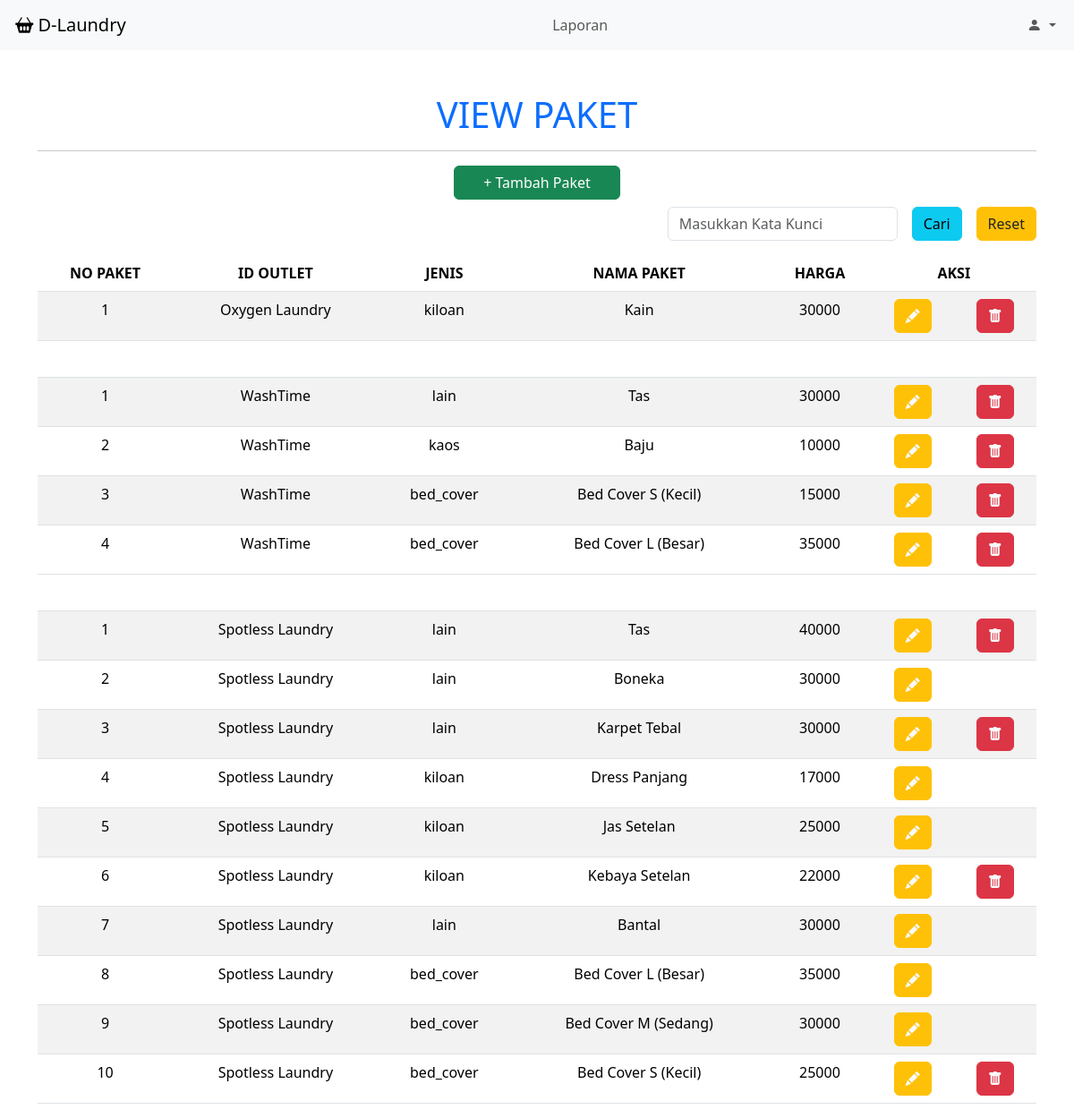
The page /dashboard.php?page=paket on the database its author committed.
### tables this page shows
CREATE TABLE `tb_paket` (
  `id_paket` int(11) NOT NULL,
  `id_outlet` int(11) NOT NULL,
  `jenis` enum('kiloan','selimut','bed_cover','kaos','lain') NOT NULL,
  `nama_paket` varchar(100) NOT NULL,
  `harga` int(11) NOT NULL
);

CREATE TABLE `tb_outlet` (
  `id_outlet` int(11) NOT NULL,
  `nama` varchar(100) NOT NULL,
  `alamat` text NOT NULL,
  `tlp` varchar(15) NOT NULL
);

### view/view_paket.php (the view, shortened to what this page needs)
<div class="container mt-5">
    <h1 class="text-center"><a href="" class="text-decoration-none">VIEW PAKET</a>
    </h1>
    <hr>
    <a href="dashboard.php?page=tambah_paket" class="btn btn-success d-grid gap-2 col-2 mx-auto mb-2"> + Tambah
        Paket</a>
    <form method="POST">
        <div class="row g-3 align-items-center justify-content-end mb-3">
            <div class="col-auto"><input type="text" name="tcari"
                    value="<?php echo isset($_POST['tcari']) ? $_POST['tcari'] : ''; ?>" class="form-control"
                    placeholder="Masukkan Kata Kunci"></div>
            <div class="col-auto"><button type="submit" class="btn btn-info" name="bcari">Cari</button></div>
            <div class="col-auto">
                <button type="submit" class="btn btn-warning" name="breset"><a href=""
                        class="text-decoration-none text-dark">Reset</a></button>
            </div>
        </div>
        <div class="table-responsive">
            <table class="table table-striped table-hover">
                <thead>
                    <tr>
                        <th class="text-center">NO PAKET</th>
                        <th class="text-center">ID OUTLET</th>
                        <th class="text-center">JENIS</th>
                        <th class="text-center">NAMA PAKET</th>
                        <th class="text-center">HARGA</th>
                        <th colspan="2" class="text-center">AKSI</th>
                    </tr>
                </thead>
                <tbody>
                    <?php
if (isset($_POST['bcari'])) {
    $keyword = $_POST['tcari'];
    $query = "SELECT tb_paket.id_paket, tb_outlet.id_outlet AS id_tb_outlet, nama, jenis, nama_paket, harga
              FROM tb_paket
              INNER JOIN tb_outlet ON tb_paket.id_outlet=tb_outlet.id_outlet
              WHERE tb_paket.id_paket LIKE '%$keyword%' OR tb_outlet.id_outlet LIKE '%$keyword%' OR jenis LIKE '%$keyword%' OR nama_paket LIKE '%$keyword%' OR harga LIKE '%$keyword%'
              ORDER BY tb_outlet.id_outlet DESC";
} else {
    $query = "SELECT tb_paket.id_paket, tb_outlet.id_outlet AS id_tb_outlet, nama, jenis, nama_paket, harga
              FROM tb_paket
              INNER JOIN tb_outlet ON tb_paket.id_outlet=tb_outlet.id_outlet
              ORDER BY tb_outlet.id_outlet DESC";
}
$data = mysqli_query($koneksi, $query);
$last_outlet_id = null;
$no = 1;
while ($baris = mysqli_fetch_assoc($data)) {
    if ($last_outlet_id !== null && $last_outlet_id != $baris['id_tb_outlet']) {
        $no = 1;
?>
                    <thead>
                        <td colspan='7'>&nbsp;</td>
                    </thead>
                    <?php
    }
?>
                    <tr>
                        <td class="text-center">
                            <?= $no++ ?>
                        </td>
                        <td class="text-center">
                            <?= $baris['nama'] ?>
                        </td>
                        <td class="text-center">
                            <?= $baris['jenis'] ?>
                        </td>
                        <td class="text-center">
                            <?= $baris['nama_paket'] ?>
                        </td>
                        <td class="text-center">
                            <?= $baris['harga'] ?>
                        </td>
                        <td class="text-center">
                            <a href="dashboard.php?page=edit_paket&id=<?= $baris['id_paket'] ?>"
                                class="btn btn-warning"><i class="bi bi-pencil-fill text-light"></i></a>
                        </td>
                        <?php
        $id = $baris['id_paket'];
        $hide_delete = mysqli_fetch_row(mysqli_query($koneksi, "SELECT COUNT(*) as total FROM tb_paket INNER JOIN tb_detail_transaksi ON tb_paket.id_paket=tb_detail_transaksi.id_paket WHERE tb_paket.id_paket='$id'"));
        if ($hide_delete[0]=='0') {
        ?>
                        <td class="text-center">
                            <a href="delete/delete_paket.php?id=<?= $baris['id_paket'] ?>" class="btn btn-danger"
                                onclick="return confirm('Apakah Ingin Menghapus Data?')"><i
                                    class="bi bi-trash-fill text-light"></i></a>
                        </td>
                        <?php
        } else {
            echo "<td></td>";
        }
        ?>
                    </tr>
                    <?php
    $last_outlet_id = $baris['id_tb_outlet'];
}
?>
                </tbody>
            </table>
    </form>
</div>

### rows shown on the page
tb_paket: id_outlet.nama "Oxygen Laundry", jenis "kiloan", nama_paket "Kain", harga "30000"
tb_paket: id_outlet.nama "WashTime", jenis "lain", nama_paket "Tas", harga "30000"
tb_paket: id_outlet.nama "WashTime", jenis "kaos", nama_paket "Baju", harga "10000"
tb_paket: id_outlet.nama "WashTime", jenis "bed_cover", nama_paket "Bed Cover S (Kecil)", harga "15000"
tb_paket: id_outlet.nama "WashTime", jenis "bed_cover", nama_paket "Bed Cover L (Besar)", harga "35000"
tb_paket: id_outlet.nama "Spotless Laundry", jenis "lain", nama_paket "Tas", harga "40000"
tb_paket: id_outlet.nama "Spotless Laundry", jenis "lain", nama_paket "Boneka", harga "30000"
tb_paket: id_outlet.nama "Spotless Laundry", jenis "lain", nama_paket "Karpet Tebal", harga "30000"
tb_paket: id_outlet.nama "Spotless Laundry", jenis "kiloan", nama_paket "Dress Panjang", harga "17000"
tb_paket: id_outlet.nama "Spotless Laundry", jenis "kiloan", nama_paket "Jas Setelan", harga "25000"
tb_paket: id_outlet.nama "Spotless Laundry", jenis "kiloan", nama_paket "Kebaya Setelan", harga "22000"
tb_paket: id_outlet.nama "Spotless Laundry", jenis "lain", nama_paket "Bantal", harga "30000"
tb_paket: id_outlet.nama "Spotless Laundry", jenis "bed_cover", nama_paket "Bed Cover L (Besar)", harga "35000"
tb_paket: id_outlet.nama "Spotless Laundry", jenis "bed_cover", nama_paket "Bed Cover M (Sedang)", harga "30000"
tb_paket: id_outlet.nama "Spotless Laundry", jenis "bed_cover", nama_paket "Bed Cover S (Kecil)", harga "25000"
